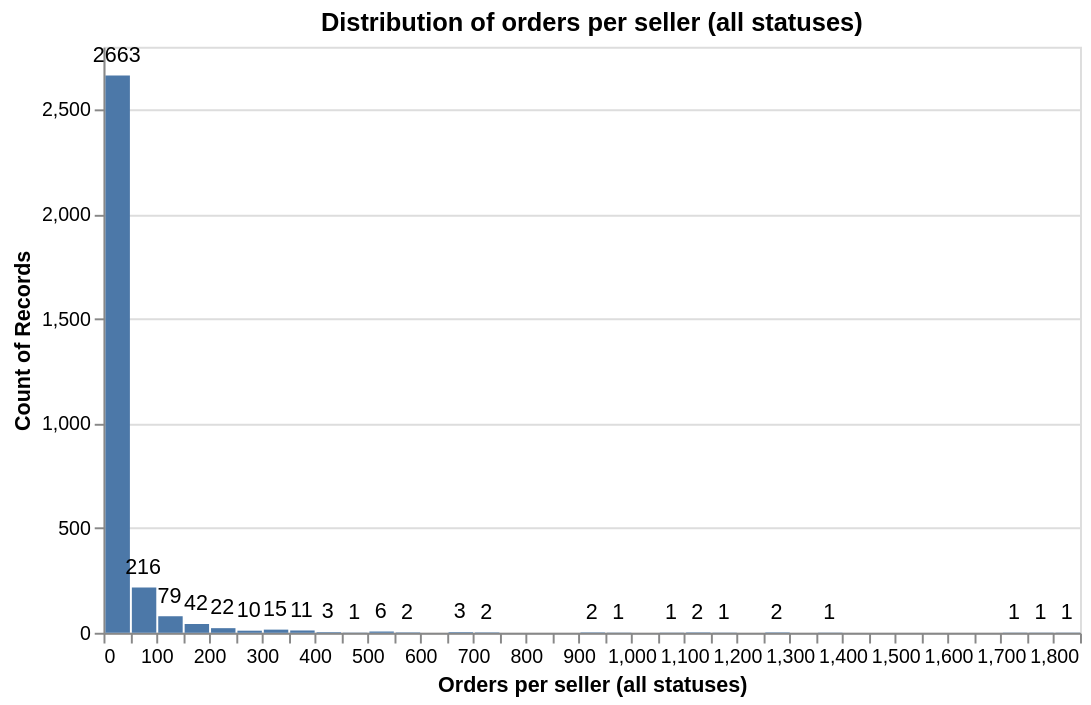

This figure's notebook cell:
### Code cell
# Orders-per-seller distribution (all statuses)
base = alt.Chart(seller_order_counts).encode(
    x=alt.X("orders_all_status:Q",
            bin=alt.Bin(maxbins=60),
            title="Orders per seller (all statuses)"),
    y="count()"
)

bars = base.mark_bar()
text = base.mark_text(
    align='center',
    baseline='bottom',
    dy=-5
).encode(
    text='count()'
)

(bars + text).properties(
    title="Distribution of orders per seller (all statuses)",
    width=500,
    height=300,
)

### Figure 1 — Vega-Lite specification as saved in the notebook (floating-point values rounded to 4 significant figures; data arrays with more than 128 entries replaced by an {"elided": "..."} marker saying what was removed)
{"config": {"view": {"continuousWidth": 300, "continuousHeight": 300}}, "layer": [{"mark": {"type": "bar"}, "encoding": {"x": {"bin": {"maxbins": 60}, "field": "orders_all_status", "title": "Orders per seller (all statuses)", "type": "quantitative"}, "y": {"aggregate": "count", "type": "quantitative"}}}, {"mark": {"type": "text", "align": "center", "baseline": "bottom", "dy": -5}, "encoding": {"text": {"aggregate": "count", "type": "quantitative"}, "x": {"bin": {"maxbins": 60}, "field": "orders_all_status", "title": "Orders per seller (all statuses)", "type": "quantitative"}, "y": {"aggregate": "count", "type": "quantitative"}}}], "data": {"name": "data-50eb5f0b70c4b1f1f33d32456a4b6a0f"}, "height": 300, "title": "Distribution of orders per seller (all statuses)", "width": 500, "$schema": "https://vega.github.io/schema/vega-lite/v6.1.0.json", "datasets": {"data-50eb5f0b70c4b1f1f33d32456a4b6a0f": {"elided": "3088 records"}}}
